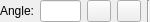
<ui version="4.0" >
 <author></author>
 <comment></comment>
 <exportmacro></exportmacro>
 <class>QG_DimLinearOptions</class>
 <widget class="QWidget" name="QG_DimLinearOptions" >
  <property name="geometry" >
   <rect>
    <x>0</x>
    <y>0</y>
    <width>150</width>
    <height>22</height>
   </rect>
  </property>
  <property name="sizePolicy" >
   <sizepolicy>
    <hsizetype>4</hsizetype>
    <vsizetype>5</vsizetype>
    <horstretch>0</horstretch>
    <verstretch>0</verstretch>
   </sizepolicy>
  </property>
  <property name="minimumSize" >
   <size>
    <width>150</width>
    <height>22</height>
   </size>
  </property>
  <property name="maximumSize" >
   <size>
    <width>170</width>
    <height>22</height>
   </size>
  </property>
  <layout class="QHBoxLayout" >
   <property name="margin" >
    <number>0</number>
   </property>
   <property name="spacing" >
    <number>6</number>
   </property>
   <item>
    <widget class="QLabel" name="lAngle" >
     <property name="sizePolicy" >
      <sizepolicy>
       <hsizetype>0</hsizetype>
       <vsizetype>0</vsizetype>
       <horstretch>0</horstretch>
       <verstretch>0</verstretch>
      </sizepolicy>
     </property>
     <property name="minimumSize" >
      <size>
       <width>0</width>
       <height>19</height>
      </size>
     </property>
     <property name="frameShape" >
      <enum>QFrame::NoFrame</enum>
     </property>
     <property name="frameShadow" >
      <enum>QFrame::Plain</enum>
     </property>
     <property name="text" >
      <string>Angle:</string>
     </property>
    </widget>
   </item>
   <item>
    <widget class="QLineEdit" name="leAngle" >
     <property name="sizePolicy" >
      <sizepolicy>
       <hsizetype>5</hsizetype>
       <vsizetype>0</vsizetype>
       <horstretch>0</horstretch>
       <verstretch>0</verstretch>
      </sizepolicy>
     </property>
     <property name="minimumSize" >
      <size>
       <width>0</width>
       <height>19</height>
      </size>
     </property>
     <property name="toolTip" >
      <string>Angle of dimension line</string>
     </property>
     <property name="text" >
      <string/>
     </property>
    </widget>
   </item>
   <item>
    <widget class="QToolButton" name="bHor" >
     <property name="sizePolicy" >
      <sizepolicy>
       <hsizetype>0</hsizetype>
       <vsizetype>0</vsizetype>
       <horstretch>0</horstretch>
       <verstretch>0</verstretch>
      </sizepolicy>
     </property>
     <property name="minimumSize" >
      <size>
       <width>0</width>
       <height>19</height>
      </size>
     </property>
     <property name="toolTip" >
      <string>Horizontal (angle=0)</string>
     </property>
     <property name="icon" >
      <iconset resource="../qcadguiqt.qrc" >:/qcad/images/dimhor.png</iconset>
     </property>
    </widget>
   </item>
   <item>
    <widget class="QToolButton" name="bVer" >
     <property name="sizePolicy" >
      <sizepolicy>
       <hsizetype>0</hsizetype>
       <vsizetype>0</vsizetype>
       <horstretch>0</horstretch>
       <verstretch>0</verstretch>
      </sizepolicy>
     </property>
     <property name="minimumSize" >
      <size>
       <width>0</width>
       <height>19</height>
      </size>
     </property>
     <property name="toolTip" >
      <string>Vertical (angle=90)</string>
     </property>
     <property name="icon" >
      <iconset resource="../qcadguiqt.qrc" >:/qcad/images/dimver.png</iconset>
     </property>
    </widget>
   </item>
   <item>
    <widget class="Line" name="sep1" >
     <property name="sizePolicy" >
      <sizepolicy>
       <hsizetype>0</hsizetype>
       <vsizetype>1</vsizetype>
       <horstretch>0</horstretch>
       <verstretch>0</verstretch>
      </sizepolicy>
     </property>
     <property name="minimumSize" >
      <size>
       <width>0</width>
       <height>19</height>
      </size>
     </property>
     <property name="frameShape" >
      <enum>QFrame::VLine</enum>
     </property>
     <property name="frameShadow" >
      <enum>QFrame::Sunken</enum>
     </property>
     <property name="orientation" >
      <enum>Qt::Vertical</enum>
     </property>
    </widget>
   </item>
  </layout>
 </widget>
 <pixmapfunction></pixmapfunction>
 <resources>
  <include location="../qcadguiqt.qrc" />
 </resources>
 <connections/>
</ui>
